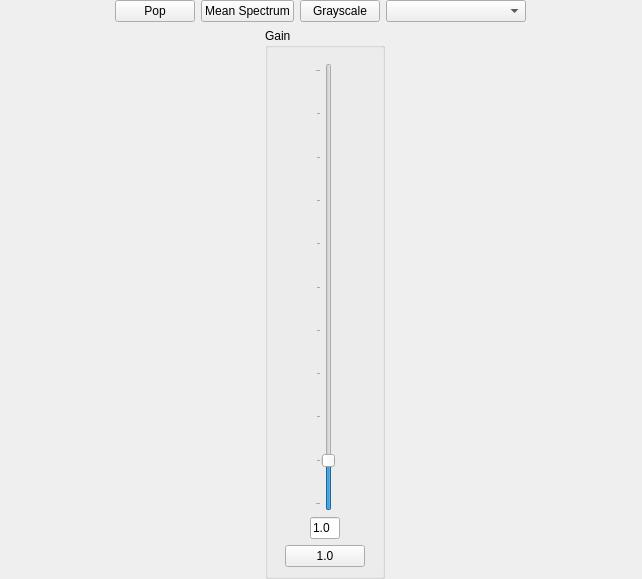
<?xml version="1.0" encoding="UTF-8"?>
<ui version="4.0">
 <class>Form</class>
 <widget class="QWidget" name="Form">
  <property name="geometry">
   <rect>
    <x>0</x>
    <y>0</y>
    <width>642</width>
    <height>579</height>
   </rect>
  </property>
  <property name="mouseTracking">
   <bool>false</bool>
  </property>
  <property name="windowTitle">
   <string>Form</string>
  </property>
  <property name="styleSheet">
   <string notr="true">font: 10pt &quot;Arial&quot;;</string>
  </property>
  <layout class="QGridLayout" name="gridLayout">
   <property name="topMargin">
    <number>0</number>
   </property>
   <property name="bottomMargin">
    <number>0</number>
   </property>
   <item row="0" column="0">
    <layout class="QVBoxLayout" name="verticalLayoutMain">
     <item>
      <widget class="QWidget" name="widgetImgOpt" native="true">
       <property name="enabled">
        <bool>true</bool>
       </property>
       <layout class="QHBoxLayout" name="horizontalLayout_3">
        <property name="topMargin">
         <number>0</number>
        </property>
        <property name="bottomMargin">
         <number>0</number>
        </property>
        <item>
         <widget class="QPushButton" name="pushButtonPop">
          <property name="enabled">
           <bool>true</bool>
          </property>
          <property name="text">
           <string>Pop</string>
          </property>
         </widget>
        </item>
        <item>
         <widget class="QPushButton" name="pushButtonSpectrum">
          <property name="enabled">
           <bool>true</bool>
          </property>
          <property name="text">
           <string>Mean Spectrum</string>
          </property>
         </widget>
        </item>
        <item>
         <widget class="QPushButton" name="pushButtonGSPop">
          <property name="enabled">
           <bool>true</bool>
          </property>
          <property name="text">
           <string>Grayscale</string>
          </property>
         </widget>
        </item>
        <item alignment="Qt::AlignHCenter">
         <widget class="QComboBox" name="comboBox">
          <property name="sizePolicy">
           <sizepolicy hsizetype="Expanding" vsizetype="Fixed">
            <horstretch>0</horstretch>
            <verstretch>0</verstretch>
           </sizepolicy>
          </property>
          <property name="minimumSize">
           <size>
            <width>140</width>
            <height>0</height>
           </size>
          </property>
          <property name="layoutDirection">
           <enum>Qt::LeftToRight</enum>
          </property>
          <property name="editable">
           <bool>false</bool>
          </property>
         </widget>
        </item>
       </layout>
       <zorder>pushButtonSpectrum</zorder>
       <zorder>pushButtonGSPop</zorder>
       <zorder>comboBox</zorder>
       <zorder>pushButtonPop</zorder>
      </widget>
     </item>
     <item>
      <layout class="QHBoxLayout" name="horizontalLayoutGainImg">
       <property name="leftMargin">
        <number>10</number>
       </property>
       <item>
        <widget class="QGroupBox" name="groupBox">
         <property name="sizePolicy">
          <sizepolicy hsizetype="Fixed" vsizetype="Preferred">
           <horstretch>0</horstretch>
           <verstretch>0</verstretch>
          </sizepolicy>
         </property>
         <property name="minimumSize">
          <size>
           <width>120</width>
           <height>0</height>
          </size>
         </property>
         <property name="maximumSize">
          <size>
           <width>120</width>
           <height>16777215</height>
          </size>
         </property>
         <property name="title">
          <string>Gain</string>
         </property>
         <layout class="QGridLayout" name="gridLayout_2">
          <item row="0" column="0">
           <layout class="QVBoxLayout" name="verticalLayoutGain">
            <property name="spacing">
             <number>6</number>
            </property>
            <property name="topMargin">
             <number>6</number>
            </property>
            <item alignment="Qt::AlignHCenter">
             <widget class="QSlider" name="gainSlider">
              <property name="maximum">
               <number>100</number>
              </property>
              <property name="value">
               <number>10</number>
              </property>
              <property name="sliderPosition">
               <number>10</number>
              </property>
              <property name="orientation">
               <enum>Qt::Vertical</enum>
              </property>
              <property name="invertedAppearance">
               <bool>false</bool>
              </property>
              <property name="tickPosition">
               <enum>QSlider::TicksAbove</enum>
              </property>
              <property name="tickInterval">
               <number>10</number>
              </property>
             </widget>
            </item>
            <item alignment="Qt::AlignHCenter">
             <widget class="QLineEdit" name="lineEditGainSlider">
              <property name="sizePolicy">
               <sizepolicy hsizetype="Fixed" vsizetype="Fixed">
                <horstretch>0</horstretch>
                <verstretch>0</verstretch>
               </sizepolicy>
              </property>
              <property name="maximumSize">
               <size>
                <width>30</width>
                <height>16777215</height>
               </size>
              </property>
              <property name="text">
               <string>1.0</string>
              </property>
             </widget>
            </item>
            <item alignment="Qt::AlignHCenter">
             <widget class="QPushButton" name="pushButtonGain1">
              <property name="text">
               <string>1.0</string>
              </property>
             </widget>
            </item>
           </layout>
          </item>
         </layout>
        </widget>
       </item>
      </layout>
     </item>
    </layout>
   </item>
  </layout>
 </widget>
 <resources/>
 <connections/>
</ui>
